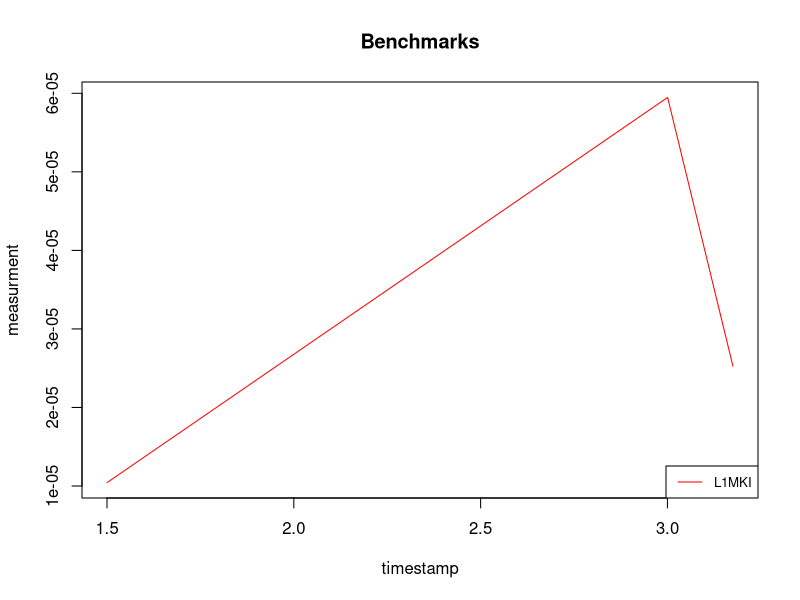

Write the R code that produced this figure.
# My first program in R Programming
myString <- "Hello, World! This is my plot!"
print ( myString)
pdf(file="./data/graphs/rplot.pdf")
#read in csv file
data <- read.csv(file="./data/csvs/t1_new.csv", header=TRUE)
#class(data)
#head(data)
#print("L1MPK: ", data[1])
#plot it
data$L1.dcache.load.misses <- data$L1.dcache.load.misses / (1000*data$instructions)
plot(data$L1.dcache.load.misses ~ data$Timestamp, type="l", col="red", main="Benchmarks", xlab="timestamp", ylab="measurment")
#plot(data$Frontend_Bound ~ data$Timestamp, type="o", col="red", main="Benchmarks", xlab="timestamp", ylab="measurment")
#par(new=TRUE)
#plot(data$Bad_Speculation ~ data$Timestamp, type="l", col="green", main="Benchmarks", xlab="timestamp", ylab="measurment")
#dev.off()
#legend( "bottomright", legend=c("Frontend_bound", "Bad_speculation"), col=c("red", "green"), lty=1:2, cex=0.8)
legend( "bottomright", legend=c("L1MKI"), col=c("red"), lty=1:2, cex=0.8)

